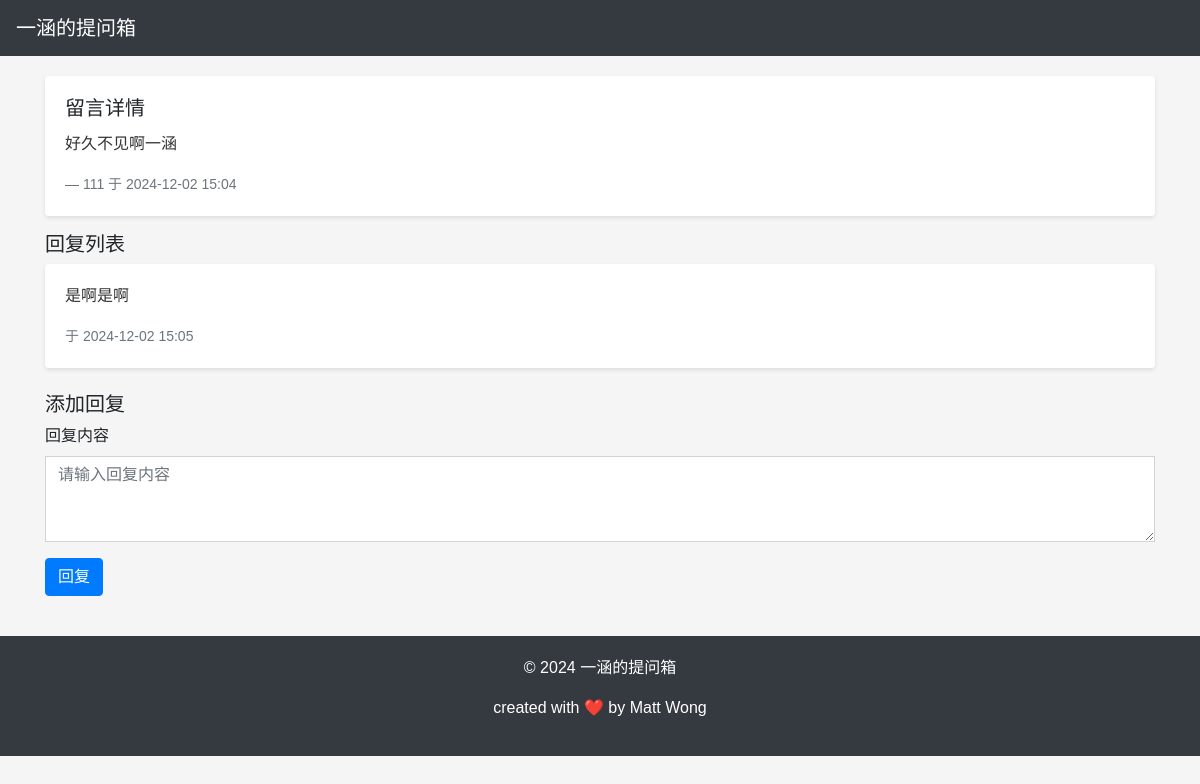
The app's page /message/16 with its own data.
### app.py (models this page shows, shortened)
class Message(db.Model):
    __tablename__ = 'messages'
    id = db.Column(db.Integer, primary_key=True)
    name = db.Column(db.String(64))
    contact = db.Column(db.String(64))
    content = db.Column(db.Text, nullable=False)
    timestamp = db.Column(db.DateTime, index=True, default=datetime.utcnow)
    replies = db.relationship('Reply', backref='message', lazy='dynamic')

class Reply(db.Model):
    __tablename__ = 'replies'
    id = db.Column(db.Integer, primary_key=True)
    message_id = db.Column(db.Integer, db.ForeignKey('messages.id'))
    content = db.Column(db.Text, nullable=False)
    timestamp = db.Column(db.DateTime, index=True, default=datetime.utcnow)

### app.py (the view, shortened to what this page needs)
@app.route('/message/<int:id>', methods=['GET', 'POST'])
def message_detail(id):
    message = Message.query.get_or_404(id)
    form = ReplyForm()
    replies = message.replies.order_by(Reply.timestamp.asc()).all()
    return render_template('message_detail.html', message=message, form=form, replies=replies)

### app.py
class ReplyForm(FlaskForm):
    content = TextAreaField('回复内容', validators=[DataRequired(message="回复内容不能为空")])
    submit = SubmitField('回复')

### templates/message_detail.html (shortened to what this page needs)
{% extends 'base.html' %}
{% block content %}
<div class="row">
    <div class="col-md-12">
        <div class="card mb-3">
            <div class="card-body">
                <h5 class="card-title">留言详情</h5>
                <p class="card-text message-content">{{ message.content }}</p>
                <p class="card-text">
                    <small class="text-muted">
                        — {{ message.name or '匿名' }} 于 {{ message.timestamp.strftime('%Y-%m-%d %H:%M') }}
                    </small>
                </p>
            </div>
        </div>
        <h5>回复列表</h5>
        {% if replies %}
            {% for reply in replies %}
            <div class="card mb-2">
                <div class="card-body">
                    <p class="card-text reply-content">{{ reply.content }}</p>
                    <p class="card-text">
                        <small class="text-muted">于 {{ reply.timestamp.strftime('%Y-%m-%d %H:%M') }}</small>
                    </p>
                </div>
            </div>
            {% endfor %}
        {% else %}
        <p>暂无回复。</p>
        {% endif %}
        <h5 class="mt-4">添加回复</h5>
        <form method="post">
            <div class="form-group">
                {{ form.content.label(class="form-label") }}
                {{ form.content(class="form-control", rows="3", placeholder="请输入回复内容") }}
            </div>
            {{ form.submit(class="btn btn-primary") }}
        </form>
    </div>
</div>
{% endblock %}

### static/style.css (style rules this page uses)
body { font-family: "Microsoft YaHei", sans-serif; background-color: #f5f5f5; }
.card { background-color: #ffffff; border: none; box-shadow: 0 2px 4px rgba(0, 0, 0, 0.1); }
.message-content, .reply-content { font-size: 16px; line-height: 1.5; color: #333333; white-space: pre-wrap; }
.form-control { border-radius: 0; }
.btn-primary { background-color: #007bff; border-color: #007bff; }

### records on screen
Message: content "好久不见啊一涵", name "111", timestamp "2024-12-02 15:04"
Reply: content "是啊是啊", timestamp "2024-12-02 15:05"
